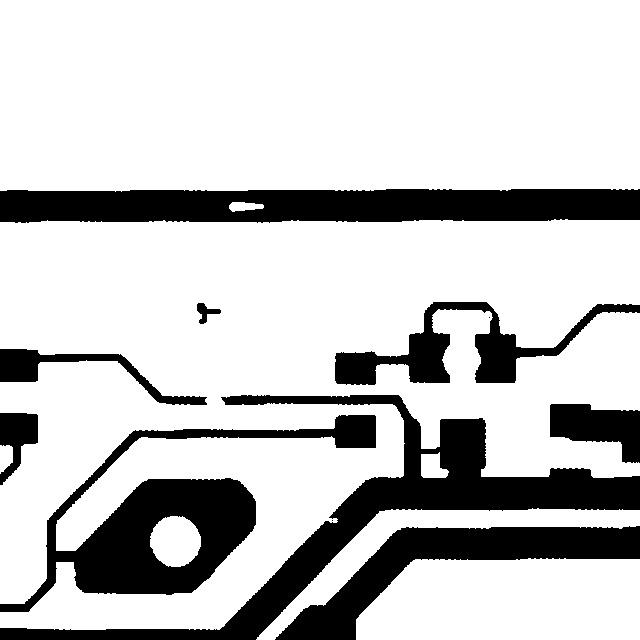
#> input picture web/hold_out/00041097_test.jpg, 640 x 640 px; its folder holds 3 pictures in this run
$ python image_diff.py ../hold_out/00041081_test.jpg ../hold_out/00041097_test.jpg
#> lines starting #> are read from the running program, lines starting #| are printed output that depends on the picture; after the words box and inside, x2 and y2 are one past the last pixel; in counts of white or black regions, pixels touching at a corner belong together
import cv2
import numpy as np
import sys
import os
import random
import shutil
import warnings
warnings.filterwarnings("ignore")

# print(cv2.__version__)
path = "./"
name_test = sys.argv[1]
name_temp = sys.argv[2]

# [12 lines of commented-out code are left out]

ROI_number = 0
cnt_add = 0

def extract_contours_from_image(image_path, write_path, hsv_lower, hsv_upper):
    image = cv2.imread(image_path)
    original = image.copy()
    hsv = cv2.cvtColor(image, cv2.COLOR_BGR2HSV)
    hsv_lower = np.array(hsv_lower)
    hsv_upper = np.array(hsv_upper)
    mask = cv2.inRange(hsv, hsv_lower, hsv_upper)
    kernel = cv2.getStructuringElement(cv2.MORPH_RECT, (3, 3))
    opening = cv2.morphologyEx(mask, cv2.MORPH_OPEN, kernel, iterations=1)
    close = cv2.morphologyEx(opening, cv2.MORPH_CLOSE, kernel, iterations=1)
    cnts = cv2.findContours(close, cv2.RETR_EXTERNAL, cv2.CHAIN_APPROX_SIMPLE)
    cnts = cnts[0] if len(cnts) == 2 else cnts[1]
    offset = 20
    global ROI_number
    global cnt_add
    for c in cnts:
        x, y, w, h = cv2.boundingRect(c)
        cv2.rectangle(image, (x - offset, y - offset), (x + w + offset, y + h + offset), (36, 255, 12), 2)
        ROI = original[y - offset:y + h + offset, x - offset:x + w + offset]
        try:
            cv2.imwrite(write_path + name_test.split('/')[1].split('_')[0] + str(ROI_number) +'.png',ROI)
            print(name_test.split('/')[1].split('_')[0] + str(ROI_number) +'.png')
        except:
            ROI_number+=1
            # print(name_test.split('/')[1].split('_')[0] + '{}'.format(ROI_number))
            continue
        ROI_number += 1
    for i in range(len(cnts)):
        cnt=cnts[i]
        x,y,w,h = cv2.boundingRect(cnt)
        img_final_rect = cv2.rectangle(original,(x,y),(x+w,y+h),(0,255,0),2)
        cv2.putText(original,"Error",(int(x+w/2),int(y+h/2)),cv2.FONT_HERSHEY_SIMPLEX,0.25,(0, 255, 0))
    cv2.imwrite(path+"web/display_comb_cntrs/"+name_test.split('/')[1].split('_')[0]+str(cnt_add)+".png",original)
    cnt_add = cnt_add+1

def subtract_images_black(image_path_1, image_path_2, write_path):
#> called with image_path_1 = './../hold_out/00041097_test.jpg', image_path_2 = './../hold_out/00041081_test.jpg', write_path = './web/images/hold1.png'
    image1 = cv2.imread(image_path_1)
#> image1 is the input picture: shape (640, 640, 3); min 0, max 255, mean 199.3
    image2 = cv2.imread(image_path_2)
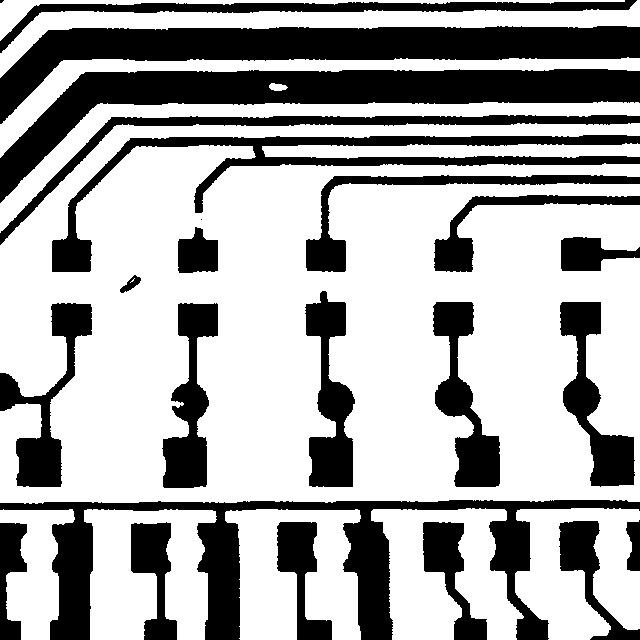
#> input picture web/hold_out/00041081_test.jpg, 640 x 640 px
#> image2 is the input picture: shape (640, 640, 3); min 0, max 255, mean 169.7
    difference = cv2.subtract(image1, image2)
    Conv_hsv_Gray = cv2.cvtColor(difference, cv2.COLOR_BGR2GRAY)
    ret, mask = cv2.threshold(Conv_hsv_Gray, 0, 255, cv2.THRESH_BINARY_INV | cv2.THRESH_OTSU)
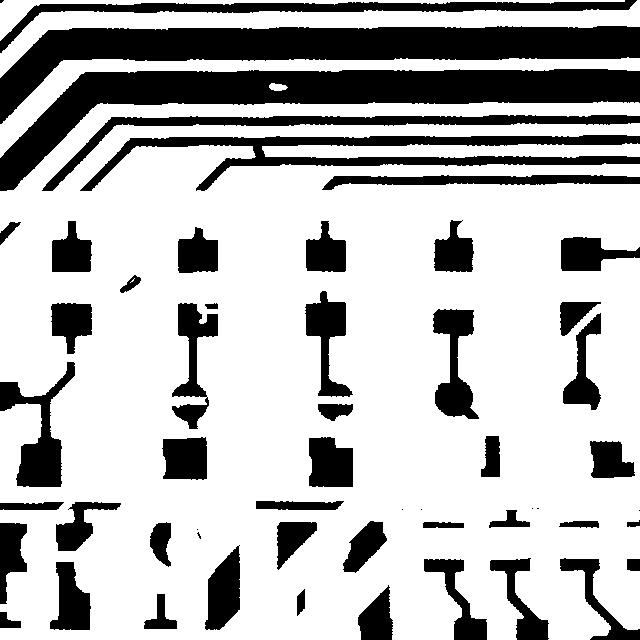
#> mask: shape (640, 640); 72.8% white; 55 black regions (8 under 20 px), largest, box (x1, y1, x2, y2) and area: (0, 69, 640, 191) 21958, (0, 26, 640, 124) 21196, (80, 135, 640, 191) 8734
#> ret = 46
    difference[mask != 255] = [0, 0, 255]
    image1[mask != 255] = [0, 0, 255]
    image2[mask != 255] = [0, 0, 255]
    # cv2.imshow('imgb',image1)
    cv2.imwrite(write_path, image1)

def subtract_images_white(image_path_1, image_path_2, write_path):
#> called with image_path_1 = './../hold_out/00041097_test.jpg', image_path_2 = './../hold_out/00041081_test.jpg', write_path = './web/images/hold0.png'
    image1 = cv2.imread(image_path_1)
    image2 = cv2.imread(image_path_2)
    difference = cv2.subtract(image2, image1)
    Conv_hsv_Gray = cv2.cvtColor(difference, cv2.COLOR_BGR2GRAY)
    ret, mask = cv2.threshold(Conv_hsv_Gray, 0, 255, cv2.THRESH_BINARY_INV | cv2.THRESH_OTSU)
#> mask: shape (640, 640); 84.4% white; 49 black regions (10 under 20 px), largest, box (x1, y1, x2, y2) and area: (345, 395, 640, 502) 9087, (75, 190, 322, 223) 7123, (328, 189, 640, 222) 5390
#> ret = 46
    difference[mask != 255] = [0, 0, 255]
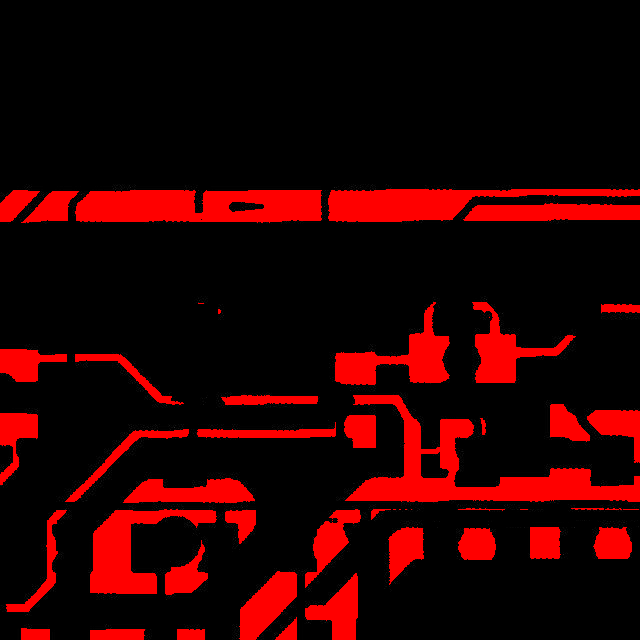
#> difference: shape (640, 640, 3); mean B, G, R 0.2, 0.2, 40
    image1[mask != 255] = [0, 0, 255]
#> image1: shape (640, 640, 3); 15.6% of pixels changed, all inside (x1, y1, x2, y2) = (0, 189, 640, 640)
    image2[mask != 255] = [0, 0, 255]
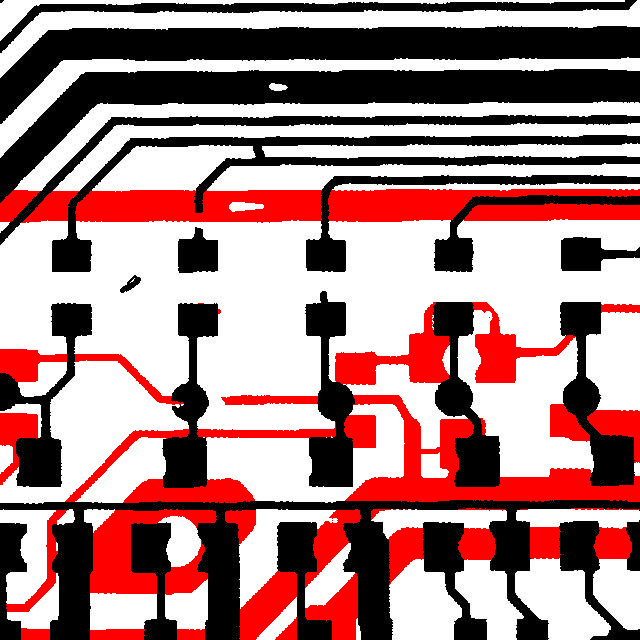
#> image2: shape (640, 640, 3); 15.6% of pixels changed, all inside (x1, y1, x2, y2) = (0, 189, 640, 640)
    # cv2.imshow('imgw',image1)
    cv2.imwrite(write_path, image1)

def image_differencing(image_path_1, image_path_2, name):

    subtract_images_black(**{
        "image_path_1": image_path_1,
        "image_path_2": image_path_2,
        "write_path": path+"web/images/"+ name_test.split('/')[1].split('_')[0] +  '1.png'

    })

    subtract_images_white(**{
        "image_path_1": image_path_1,
        "image_path_2": image_path_2,
        "write_path": path+"web/images/"+ name_test.split('/')[1].split('_')[0] + '0.png'
    })
    return(True)

def exec_main():

    # [15 lines of commented-out code are left out]

    image_differencing(path + name_temp,path + name_test,"1")
    print(name_test.split('/')[1].split('_')[0] + "0.png")
    print(name_test.split('/')[1].split('_')[0] +'1.png')

    # os.mkdir(path + "contours")
    # os.mkdir(path+"display_comb_cntrs")
    count=0
    # all_differenced_images = os.listdir(path + "images/")
    all_differenced_images=[name_test.split('/')[1].split('_')[0] + '0.png',name_test.split('/')[1].split('_')[0] + '1.png']
    for filename in all_differenced_images:

        this_write_path = path + 'web/'+ "contours"+'/'
        extract_contours_from_image(**{
            "image_path" : path + "web/images/"+ filename,
            "write_path" : this_write_path,
            "hsv_lower" : [0,150,50],
            "hsv_upper" : [10,255,255]
    })
#> in extract_contours_from_image, `hsv = cv2.cvtColor(image, cv2.COLOR_BGR2HSV)`: hsv: shape (640, 640, 3); mean H, S, V 0, 39.8, 238.9
#> in extract_contours_from_image, `opening = cv2.morphologyEx(mask, cv2.MORPH_OPEN, kernel, iterations=1)`:
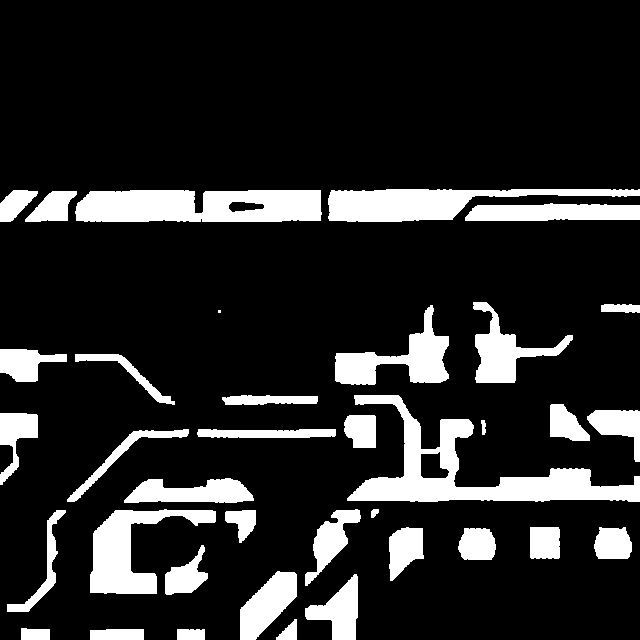
#> opening: shape (640, 640); 15.5% white; 37 white regions (1 under 20 px), largest, box (x1, y1, x2, y2) and area: (347, 395, 640, 502) 9061, (75, 190, 322, 222) 7096, (328, 189, 640, 222) 5368
#> in extract_contours_from_image, `close = cv2.morphologyEx(opening, cv2.MORPH_CLOSE, kernel, iterations=1)`: close: shape (640, 640); 15.5% white; 37 white regions (1 under 20 px)
#> in extract_contours_from_image, `cnts = cv2.findContours(close, cv2.RETR_EXTERNAL, cv2.CHAIN_APPROX_SIM..`: cnts = 37 contours, 1 with area under 20; largest, box (x1, y1, x2, y2) and area: (347, 395, 640, 502) 9112, (75, 190, 322, 222) 7075, (328, 189, 640, 222) 5051, (90, 509, 216, 594) 4227, (335, 305, 449, 385) 3394
#> the loop in extract_contours_from_image, `for c in cnts:` made 37 passes
#> (x, y, w, h) on passes 2 to 13: (90, 629, 54, 11), (21, 628, 29, 12), (276, 619, 21, 21), (305, 574, 53, 66), (240, 571, 57, 69), (165, 545, 43, 50), (458, 528, 38, 32), (594, 527, 38, 32), (530, 527, 30, 32), (389, 527, 35, 54), (225, 510, 31, 33), (7, 510, 59, 102)
#> (c, x, y, w, h) on passes 1, 29: ([[177, 629], [177, 639], [204, 639], [204, 629]], 177, 629, 28, 11), ([[218, 310], [218, 312], [220, 312], [220, 310]], 218, 310, 3, 3)
#| hold0.png
#| hold1.png
#| hold2.png
#| hold3.png
#| hold4.png
#| hold5.png
#| hold6.png
#| hold7.png
#> (further printed lines are left out)
#> after the loop in extract_contours_from_image, `for c in cnts:`:
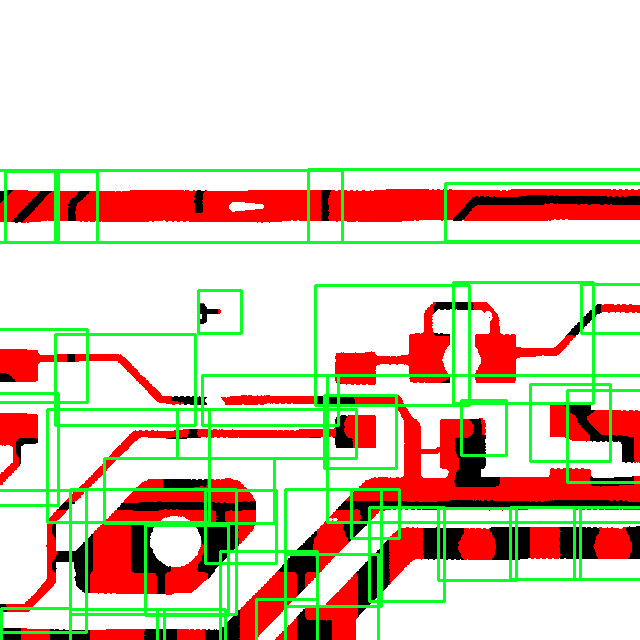
#> image: shape (640, 640, 3); mean B, G, R 185.9, 204.4, 221.1
#> after the loop in extract_contours_from_image, `for c in cnts:`: ROI_number = 37
#> the loop in extract_contours_from_image, `for i in range(len(cnts)):` made 37 passes
#> after the loop in extract_contours_from_image, `for i in range(len(cnts)):`:
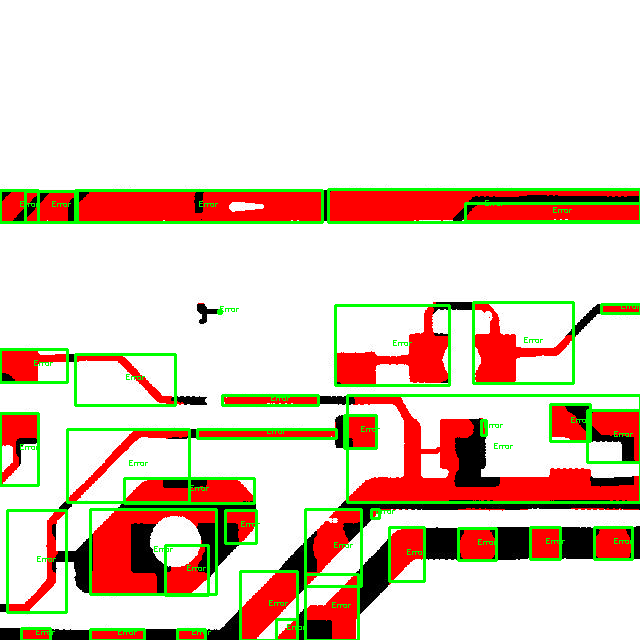
#> original: shape (640, 640, 3); mean B, G, R 190.3, 206.3, 226.2

exec_main()
print(ROI_number)
#| 85
